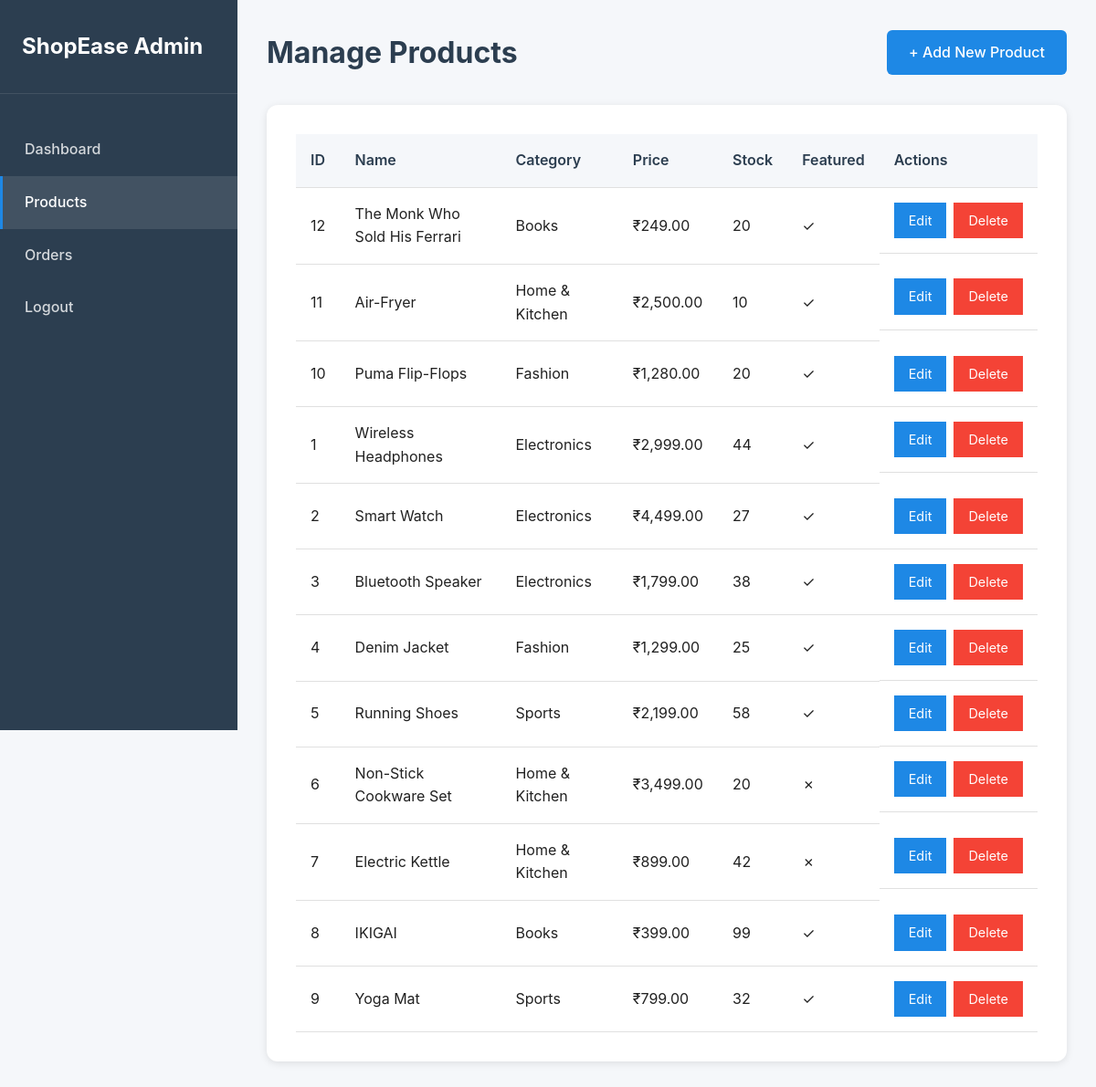
The app's page /shopease/admin/products.php (signed in) with its own data.
### tables this page shows
CREATE TABLE `products` (
  `id` int(11) NOT NULL,
  `category_id` int(11) NOT NULL,
  `name` varchar(200) NOT NULL,
  `description` text DEFAULT NULL,
  `price` decimal(10,2) NOT NULL,
  `stock` int(11) DEFAULT 0,
  `image` varchar(255) DEFAULT NULL,
  `featured` tinyint(1) DEFAULT 0,
  `created_at` timestamp NOT NULL DEFAULT current_timestamp()
);

CREATE TABLE `categories` (
  `id` int(11) NOT NULL,
  `name` varchar(100) NOT NULL,
  `description` text DEFAULT NULL,
  `image` varchar(255) DEFAULT NULL,
  `created_at` timestamp NOT NULL DEFAULT current_timestamp()
);

### shopease/php/functions.php (called while the page is built, shortened)
<?php
function format_price($price) {
    return '₹' . number_format($price, 2);
}
?>

### shopease/admin/products.php (the view, shortened to what this page needs)
<?php
require_once '../php/config.php';
require_once '../php/functions.php';
$products = $conn->query("SELECT p.*, c.name as category_name
                         FROM products p
                         JOIN categories c ON p.category_id = c.id
                         ORDER BY p.created_at DESC")->fetch_all(MYSQLI_ASSOC);
?>
<!DOCTYPE html>
<html lang="en">
<head>
    <link rel="stylesheet" href="../css/style.css">
    <link rel="stylesheet" href="../css/admin.css">
</head>
<body class="admin-body">
    <div class="admin-sidebar">
        <div class="admin-logo">
            <h2>ShopEase Admin</h2>
        </div>
        <nav class="admin-nav">
            <a href="index.php">Dashboard</a>
            <a href="products.php" class="active">Products</a>
            <a href="orders.php">Orders</a>
            <a href="logout.php">Logout</a>
        </nav>
    </div>
    <div class="admin-content">
        <div class="admin-header">
            <h1>Manage Products</h1>
            <a href="add-product.php" class="btn">+ Add New Product</a>
        </div>
        <div class="admin-section">
            <?php if (empty($products)): ?>
                <p>No products found.</p>
            <?php else: ?>
                <div class="admin-table">
                    <table>
                        <thead>
                            <tr>
                                <th>ID</th>
                                <th>Name</th>
                                <th>Category</th>
                                <th>Price</th>
                                <th>Stock</th>
                                <th>Featured</th>
                                <th>Actions</th>
                            </tr>
                        </thead>
                        <tbody>
                            <?php foreach ($products as $product): ?>
                            <tr>
                                <td><?php echo $product['id']; ?></td>
                                <td><?php echo htmlspecialchars($product['name']); ?></td>
                                <td><?php echo htmlspecialchars($product['category_name']); ?></td>
                                <td><?php echo format_price($product['price']); ?></td>
                                <td><?php echo $product['stock']; ?></td>
                                <td><?php echo $product['featured'] ? '✓' : '✗'; ?></td>
                                <td class="action-buttons">
                                    <a href="edit-product.php?id=<?php echo $product['id']; ?>" class="btn-sm btn-edit">Edit</a>
                                    <a href="delete-product.php?id=<?php echo $product['id']; ?>" class="btn-sm btn-delete" onclick="return confirm('Are you sure you want to delete this product?')">Delete</a>
                                </td>
                            </tr>
                            <?php endforeach; ?>
                        </tbody>
                    </table>
                </div>
            <?php endif; ?>
        </div>
    </div>
</body>
</html>

### shopease/css/style.css (style rules this page uses)
* { margin: 0; padding: 0; box-sizing: border-box; }
:root { --primary-color: #1E88E5; --primary-hover: #1976D2; --primary-light: #E3F2FD; --text-dark: #212121; --text-gray: #666; --border-color: #E0E0E0; --bg-light: #F5F5F5; --success: #4CAF50; --error: #F44336; --warning: #FF9800; }
body { font-family: -apple-system, BlinkMacSystemFont, 'Segoe UI', Roboto, 'Helvetica Neue', Arial, sans-serif; line-height: 1.6; color: var(--text-dark); background: #fff; }
a { text-decoration: none; color: inherit; }
nav a { color: var(--text-dark); font-weight: 500; transition: color 0.3s; }
nav a:hover, nav a.active { color: var(--primary-color); }
.btn { display: inline-block; padding: 0.75rem 1.5rem; background: var(--primary-color); color: #fff; border: none; border-radius: 6px; cursor: pointer; font-weight: 500; transition: all 0.3s; }
.btn-sm { padding: 0.5rem 1rem; font-size: 0.9rem; }

### shopease/css/admin.css (style rules this page uses)
.admin-body { display: flex; min-height: 100vh; background: #F5F7FA; }
.admin-sidebar { width: 260px; background: #2C3E50; color: #fff; padding: 2rem 0; position: fixed; height: 100vh; overflow-y: auto; }
.admin-logo { padding: 0 1.5rem 2rem; border-bottom: 1px solid rgba(255,255,255,0.1); margin-bottom: 2rem; }
.admin-logo h2 { color: #fff; font-size: 1.5rem; }
.admin-nav { display: flex; flex-direction: column; }
.admin-nav a { padding: 1rem 1.5rem; color: rgba(255,255,255,0.8); transition: all 0.3s; font-weight: 500; border-left: 3px solid transparent; }
.admin-nav a:hover, .admin-nav a.active { background: rgba(255,255,255,0.1); color: #fff; border-left-color: #1E88E5; }
.admin-content { flex: 1; margin-left: 260px; padding: 2rem; }
.admin-header { display: flex; justify-content: space-between; align-items: center; margin-bottom: 2rem; }
.admin-header h1 { font-size: 2rem; color: #2C3E50; }
.admin-section { background: #fff; border-radius: 12px; padding: 2rem; box-shadow: 0 2px 8px rgba(0,0,0,0.1); margin-bottom: 2rem; }
.admin-table { overflow-x: auto; }
.admin-table table { width: 100%; border-collapse: collapse; }
.admin-table th, .admin-table td { padding: 1rem; text-align: left; border-bottom: 1px solid #E0E0E0; }
.admin-table th { background: #F5F7FA; font-weight: 600; color: #2C3E50; }
.action-buttons { display: flex; gap: 0.5rem; }
.btn-edit { background: #1E88E5; color: #fff; }
.btn-delete { background: #F44336; color: #fff; }

### records on screen
products: id "12", name "The Monk Who Sold His Ferrari", category.name "Books", price "₹249.00", stock "20"
products: id "11", name "Air-Fryer", category.name "Home & Kitchen", price "₹2,500.00", stock "10"
products: id "10", name "Puma Flip-Flops", category.name "Fashion", price "₹1,280.00", stock "20"
products: id "1", name "Wireless Headphones", category.name "Electronics", price "₹2,999.00", stock "44"
products: id "2", name "Smart Watch", category.name "Electronics", price "₹4,499.00", stock "27"
products: id "3", name "Bluetooth Speaker", category.name "Electronics", price "₹1,799.00", stock "38"
products: id "4", name "Denim Jacket", category.name "Fashion", price "₹1,299.00", stock "25"
products: id "5", name "Running Shoes", category.name "Sports", price "₹2,199.00", stock "58"
products: id "6", name "Non-Stick Cookware Set", category.name "Home & Kitchen", price "₹3,499.00", stock "20"
products: id "7", name "Electric Kettle", category.name "Home & Kitchen", price "₹899.00", stock "42"
products: id "8", name "IKIGAI", category.name "Books", price "₹399.00", stock "99"
products: id "9", name "Yoga Mat", category.name "Sports", price "₹799.00", stock "32"
